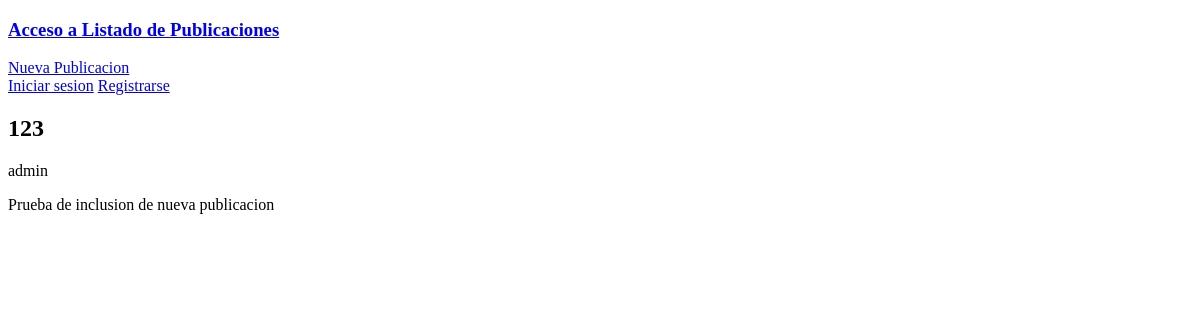
The page /publication/18/ on the database as committed earlier.
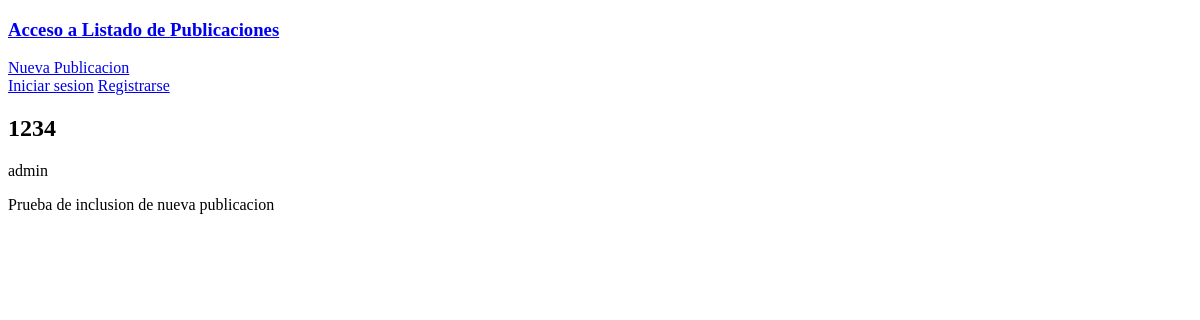
The same page on the database as committed later.
### blog/models.py (models this page shows, shortened)
class Publication(models.Model):
    title = models.CharField(max_length=100)
    body = models.TextField(max_length=1000)
    author= models.ForeignKey('auth.User', on_delete=models.CASCADE)
    date= models.DateTimeField(auto_now_add=True)
    updated = models.DateTimeField(auto_now=True)

### blog/views.py (the view, shortened to what this page needs)
# urls.py: path('publication/<int:pk>/', PublicationDetailView.as_view(), name='publication-detail'),
class PublicationDetailView(DetailView, LoginRequiredMixin, UserPassesTestMixin):
    model = Publication
    template_name = 'publication-detail.html'

### templates/publication-detail.html (shortened to what this page needs)
{% extends "_base.html" %}
{% block content %}
    <h2>{{ publication.title }}</h2>
    <p>{{ publication.author }}</p>
    <p>{{ publication.body }}</p>
{% endblock content %}

Rows that differ between the two databases and show on the page:
changed Publication "Prueba de inclusion de nueva publicacion": title "123" → "1234"
